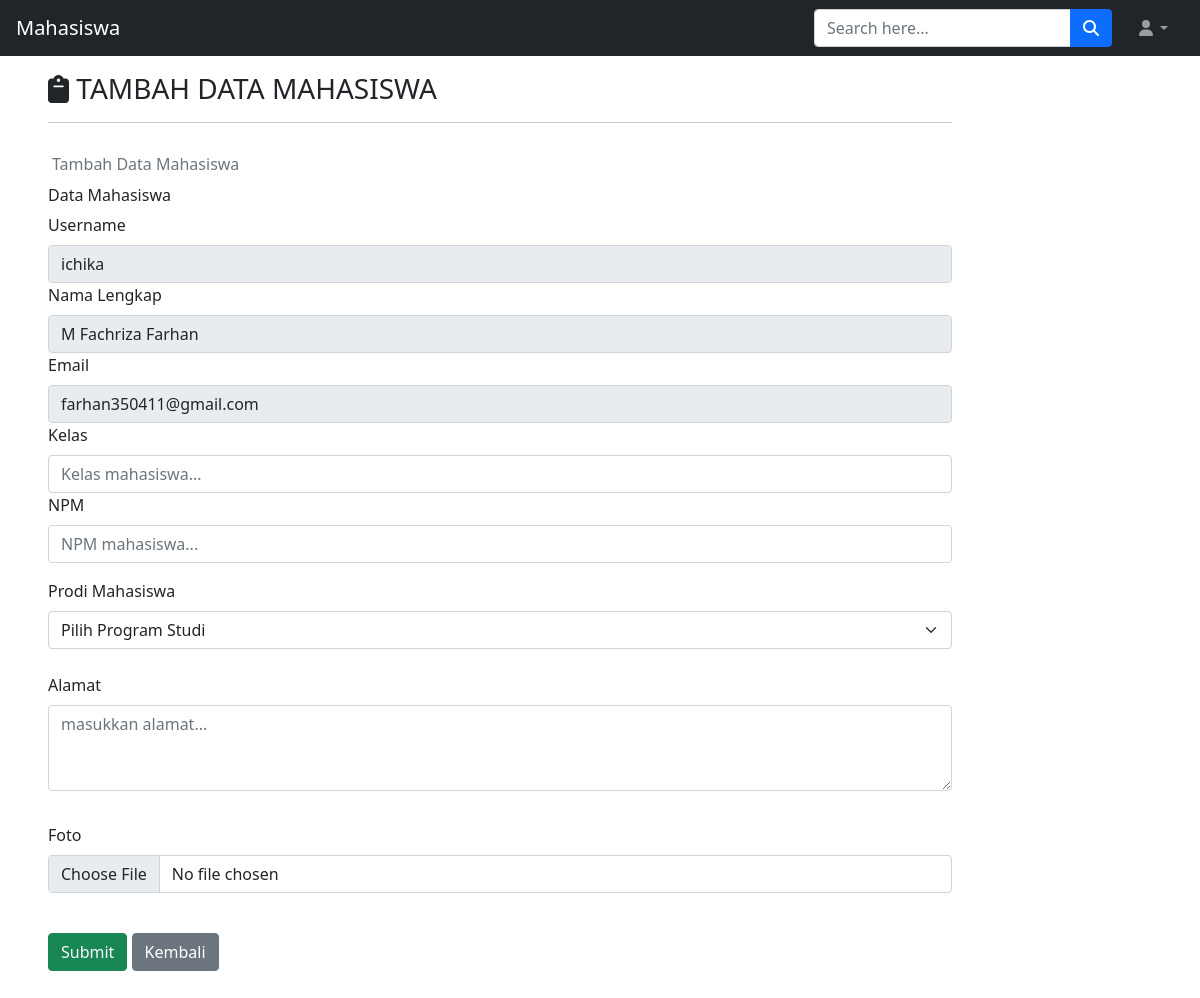
/Mahasiswa/profile/tambah-profile.php (signed in), run on the app's committed database.
### tables this page shows
CREATE TABLE `users` (
  `id` int(11) NOT NULL,
  `nama_lengkap` varchar(250) NOT NULL,
  `username` varchar(250) NOT NULL,
  `email` varchar(250) NOT NULL,
  `password` varchar(250) NOT NULL,
  `level` varchar(9) NOT NULL,
  `kelas` varchar(250) NOT NULL,
  `npm` varchar(250) NOT NULL,
  `prodi_mhs` varchar(250) NOT NULL,
  `alamat` text NOT NULL,
  `foto` varchar(250) NOT NULL
);

### function/function.php (called while the page is built, shortened)
<?php
    $connect = mysqli_connect("localhost", "root", "", "vote-rega");
    function query($query) {
        global $connect;
        $result = mysqli_query($connect, $query);
        while ($row = mysqli_fetch_assoc($result)) {
            $rows[] = $row;
        }
        return $rows;
    }
?>

### Mahasiswa/profile/tambah-profile.php (the view, shortened to what this page needs)
<?php
require  '../../function/function.php';
$username = $_SESSION["user"];
$queryUser = mysqli_query($connect, "SELECT * FROM users WHERE username = '$username'");
$profile = mysqli_fetch_assoc($queryUser);
$students = query("SELECT * FROM users WHERE username = '$username'");
?>
<!DOCTYPE html>
<html lang="en">
<head>
    <link href="https://cdn.jsdelivr.net/npm/simple-datatables@latest/dist/style.css" rel="stylesheet" />
    <link href="../../assets/css/dashboard.css" rel="stylesheet" />
</head>
<body class="sb-nav-fixed">
    <nav class="sb-topnav navbar navbar-expand navbar-dark bg-dark">
        <a class="navbar-brand ps-3" href="index.html">Mahasiswa</a>
        <form class="d-none d-md-inline-block form-inline ms-auto me-0 me-md-3 my-2 my-md-0">
            <div class="input-group">
                <input class="form-control" type="text" placeholder="Search here..." aria-label="Search here." aria-describedby="btnNavbarSearch" />
                <button class="btn btn-primary" id="btnNavbarSearch" type="button"><i class="fas fa-search"></i></button>
            </div>
        </form>
        <ul class="navbar-nav ms-auto ms-md-0 me-3 me-lg-4">
            <li class="nav-item dropdown">
                <a class="nav-link dropdown-toggle" id="navbarDropdown" href="#" role="button" data-bs-toggle="dropdown" aria-expanded="false"><i class="fas fa-user fa-fw"></i></a>
            </li>
        </ul>
    </nav>
    <div class="col-md-10 p-5 pt-5"><br>
        <h3><i class="fa-solid fa-clipboard"></i> TAMBAH DATA MAHASISWA </h3>
        <hr>
        <div class="col-md-10 p-1 pt-3 text-secondary">
            <h6> Tambah Data Mahasiswa</h6>
        </div>
        <form action="" method="post" enctype="multipart/form-data">
            <div class="mb-3">
                <h6>Data Mahasiswa</h6>
                <label for="username" class="form-label text-dark">Username</label>
                <input type="text" name="username" id="username" readonly value="<?= $profile["username"] ?>"  required class="form-control" placeholder="username..">
                <label for="namaLengkap" class="form-label text-dark">Nama Lengkap</label>
                <input type="text" name="namaLengkap" id="namaLengkap" readonly value="<?= $profile["nama_lengkap"] ?>"  required class="form-control" placeholder="nama kandidat...">
                <label for="email" class="form-label text-dark">Email</label>
                <input type="text" name="email" id="email" readonly value="<?= $profile["email"] ?>"  required class="form-control" placeholder="nama kandidat...">
                <label for="kelas" class="form-label text-dark">Kelas</label>
                <input type="text" name="kelas" id="kelas" required class="form-control" placeholder="Kelas mahasiswa...">
                <label for="npm" class="form-label text-dark">NPM</label>
                <input type="text" name="npm" id="npm" required class="form-control" placeholder="NPM mahasiswa...">
            </div>
            <label for="prodi" class="form-label text-dark">Prodi Mahasiswa</label>
            <select class="form-select" name="prodi" aria-label="Default select example">
                <option selected>Pilih Program Studi</option>
            </select>
            <br>
            <div class="mb-2">
                <label for="alamat" class="form-label">Alamat</label>
                <textarea class="form-control" name="alamat" id="alamat" rows="3" placeholder="masukkan alamat..."></textarea>
            </div>
            <br>
            <label for="basic-url" class="form-label">Foto</label>
            <div class="input-group mb-3">
                <input type="file" name="gambar" class="form-control" id="basic-url">
            </div>
            <br>
            <button type="submit" name="submit" class="btn btn-success text-light">Submit</button>
            <a href="profile.php" class="btn btn-secondary">Kembali</a>
        </form>
    </div>
</body>
</html>

### data on the page
users: username "ichika", namaLengkap "M Fachriza Farhan", email "farhan350411@gmail.com"
